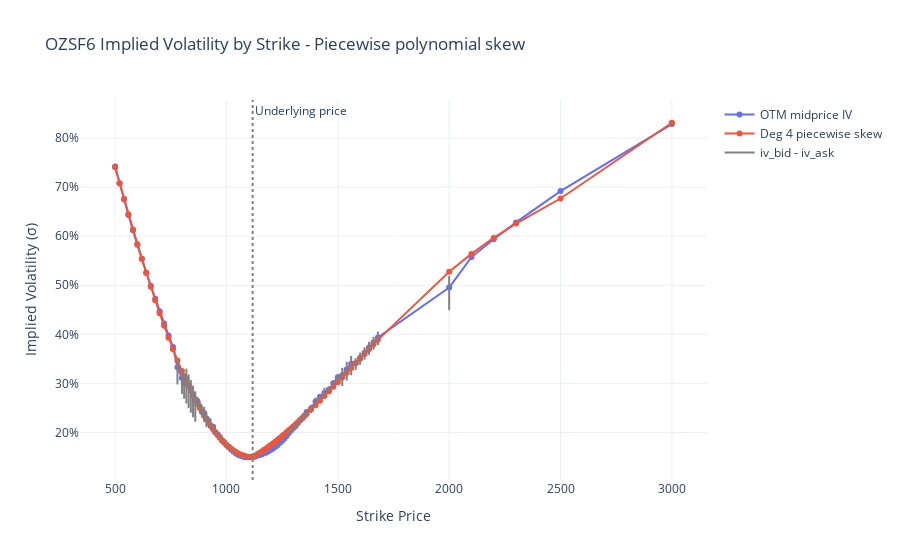

Source (notebook cell):
### Code cell
fig = go.Figure()
add_vol_plot(
    fig=fig,
    vol_df=otm_options,
    name="OTM midprice IV",
    y_col="iv_midprice",
)
add_vol_plot(
    fig=fig,
    vol_df=otm_options,
    name=f"Deg {degree} piecewise skew",
    y_col="skew_vol",
)
add_vol_range(fig, vol_df=otm_options)
add_underlying(fig, underlying_price=underlying_price)
layout_vol(fig, label="OZSF6", detail="Piecewise polynomial skew")
fig.show()
